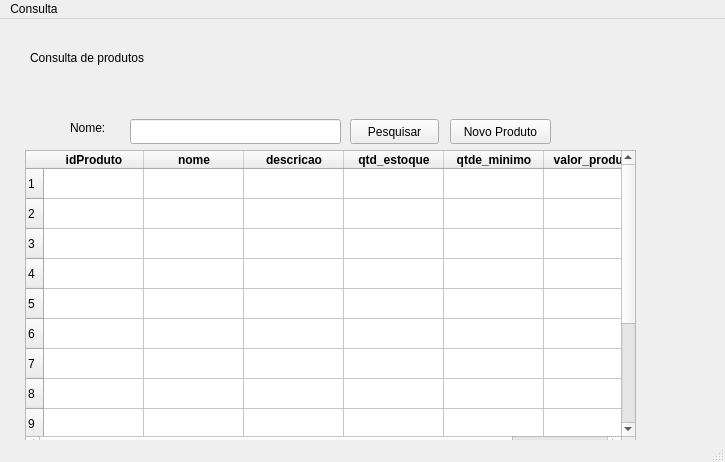
<?xml version="1.0" encoding="UTF-8"?>
<ui version="4.0">
 <class>MainWindow</class>
 <widget class="QMainWindow" name="MainWindow">
  <property name="geometry">
   <rect>
    <x>0</x>
    <y>0</y>
    <width>725</width>
    <height>462</height>
   </rect>
  </property>
  <property name="windowTitle">
   <string>Consulta Produtos</string>
  </property>
  <widget class="QWidget" name="centralwidget">
   <widget class="QTableWidget" name="tabelaConsultaProdutos">
    <property name="geometry">
     <rect>
      <x>25</x>
      <y>131</y>
      <width>611</width>
      <height>301</height>
     </rect>
    </property>
    <row>
     <property name="text">
      <string>1</string>
     </property>
    </row>
    <row>
     <property name="text">
      <string>2</string>
     </property>
    </row>
    <row>
     <property name="text">
      <string>3</string>
     </property>
    </row>
    <row>
     <property name="text">
      <string>4</string>
     </property>
    </row>
    <row>
     <property name="text">
      <string>5</string>
     </property>
    </row>
    <row>
     <property name="text">
      <string>6</string>
     </property>
    </row>
    <row>
     <property name="text">
      <string>7</string>
     </property>
    </row>
    <row>
     <property name="text">
      <string>8</string>
     </property>
    </row>
    <row>
     <property name="text">
      <string>9</string>
     </property>
    </row>
    <row>
     <property name="text">
      <string>10</string>
     </property>
    </row>
    <row>
     <property name="text">
      <string>11</string>
     </property>
    </row>
    <row>
     <property name="text">
      <string>12</string>
     </property>
    </row>
    <row>
     <property name="text">
      <string>13</string>
     </property>
    </row>
    <column>
     <property name="text">
      <string>idProduto</string>
     </property>
     <property name="font">
      <font>
       <weight>75</weight>
       <bold>true</bold>
      </font>
     </property>
    </column>
    <column>
     <property name="text">
      <string>nome</string>
     </property>
     <property name="font">
      <font>
       <weight>75</weight>
       <bold>true</bold>
      </font>
     </property>
    </column>
    <column>
     <property name="text">
      <string>descricao</string>
     </property>
     <property name="font">
      <font>
       <weight>75</weight>
       <bold>true</bold>
      </font>
     </property>
    </column>
    <column>
     <property name="text">
      <string>qtd_estoque</string>
     </property>
     <property name="font">
      <font>
       <weight>75</weight>
       <bold>true</bold>
      </font>
     </property>
    </column>
    <column>
     <property name="text">
      <string>qtde_minimo</string>
     </property>
     <property name="font">
      <font>
       <weight>75</weight>
       <bold>true</bold>
      </font>
     </property>
    </column>
    <column>
     <property name="text">
      <string>valor_produto</string>
     </property>
     <property name="font">
      <font>
       <weight>75</weight>
       <bold>true</bold>
      </font>
     </property>
    </column>
   </widget>
   <widget class="QLabel" name="label">
    <property name="geometry">
     <rect>
      <x>30</x>
      <y>30</y>
      <width>151</width>
      <height>17</height>
     </rect>
    </property>
    <property name="text">
     <string>Consulta de produtos</string>
    </property>
   </widget>
   <widget class="QLineEdit" name="lineEdit">
    <property name="geometry">
     <rect>
      <x>130</x>
      <y>100</y>
      <width>211</width>
      <height>25</height>
     </rect>
    </property>
   </widget>
   <widget class="QLabel" name="label_2">
    <property name="geometry">
     <rect>
      <x>70</x>
      <y>100</y>
      <width>51</width>
      <height>17</height>
     </rect>
    </property>
    <property name="text">
     <string>Nome:</string>
    </property>
   </widget>
   <widget class="QPushButton" name="btnPesquisar">
    <property name="geometry">
     <rect>
      <x>350</x>
      <y>100</y>
      <width>89</width>
      <height>25</height>
     </rect>
    </property>
    <property name="text">
     <string>Pesquisar</string>
    </property>
   </widget>
   <widget class="QPushButton" name="btnNovo">
    <property name="geometry">
     <rect>
      <x>450</x>
      <y>100</y>
      <width>101</width>
      <height>25</height>
     </rect>
    </property>
    <property name="text">
     <string>Novo Produto</string>
    </property>
   </widget>
  </widget>
  <widget class="QMenuBar" name="menubar">
   <property name="geometry">
    <rect>
     <x>0</x>
     <y>0</y>
     <width>725</width>
     <height>22</height>
    </rect>
   </property>
   <widget class="QMenu" name="menusair">
    <property name="title">
     <string>Consulta</string>
    </property>
    <addaction name="actionsair"/>
   </widget>
   <addaction name="menusair"/>
  </widget>
  <widget class="QStatusBar" name="statusbar"/>
  <action name="actionsair">
   <property name="text">
    <string>sair</string>
   </property>
  </action>
 </widget>
 <resources/>
 <connections/>
</ui>
